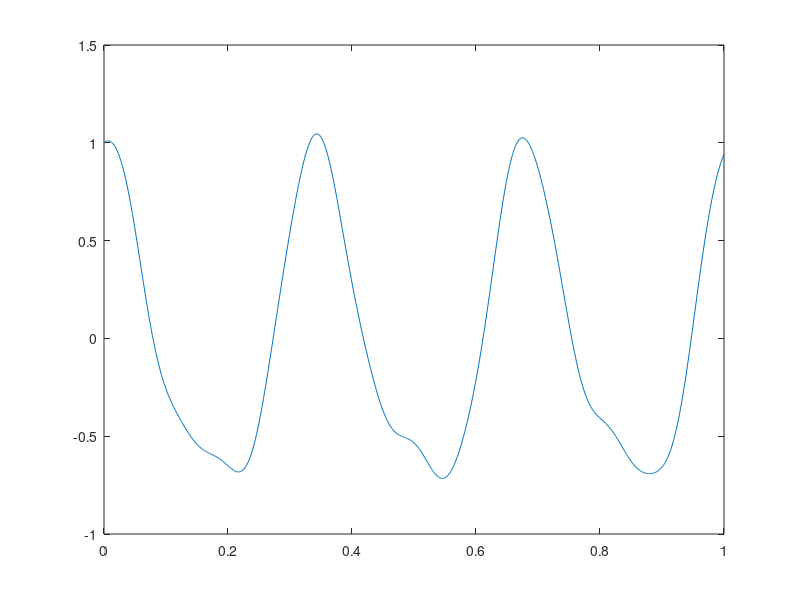

Reproduce this figure in MATLAB.
function  diferenciacentral
 dx = 0.25;%paso
 dt=0.001; %tiempo
 M=(12/dx^2)*[2, -1, 0
            -1, 2,-1
            0, -1, 2];
  K=[0.25^2, 0, 0
     0, 0.5^2, 0
     0, 0, 0.75^2]; %discretizacion del espacio, son las x del medio
  uA=[sin(pi*0.25); sin(pi*0.5); sin(pi*0.75)]; %vector con x usando condicion
  duA=[3; 3; 3];
  uV=uA-dt*duA+(1/2)*dt^2*inv(K)*(-M)*uA; %ecuacion de recurrencia
  it=0;
  for i=0:dt:1
    uN=dt^2*inv(K)*((-M)*uA)-uV+2*uA; %ecuacion de recurrencia segun EDO
    it=it + 1;
    %armo los vectores y matrices
    mu(:,it)=uA; %de esta manera armamos matrices
    vt(it)=i;
    %actualización de variables
    uV = uA;
    uA = uN;
  endfor
  plot(vt, mu(2,:)) %solo grafico la columna 2
endfunction
